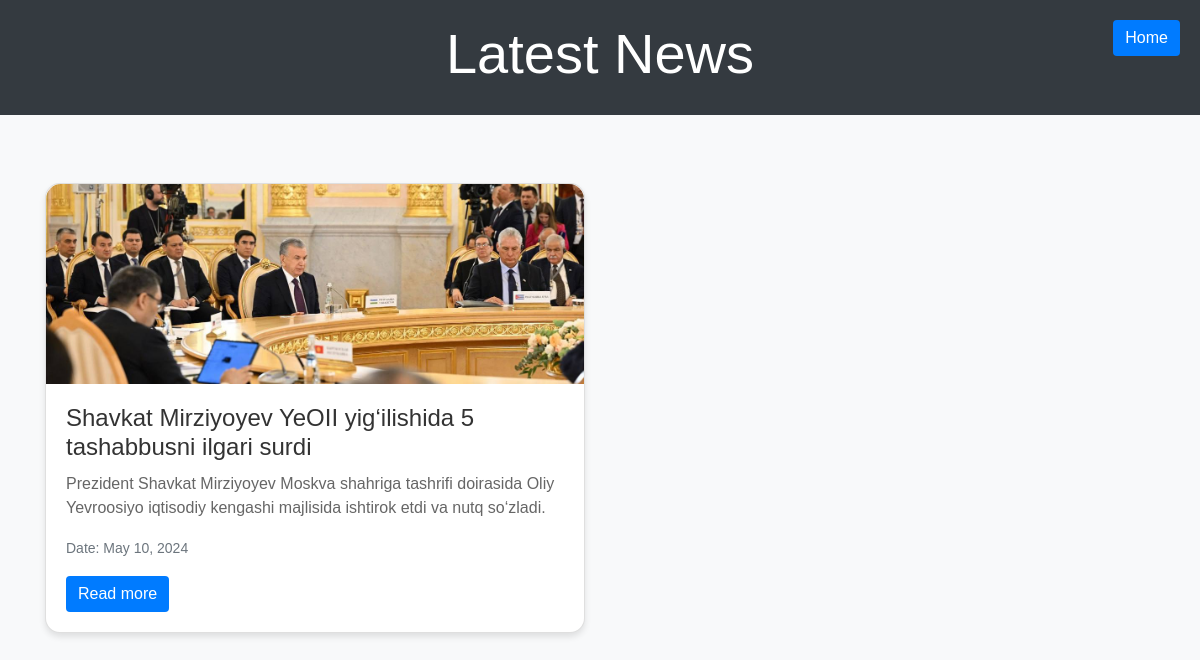
/news/detail/2/, run on the app's committed database.
### news/models.py (models this page shows, shortened)
class News(models.Model):
    title = models.CharField(max_length=200, verbose_name='Title')
    info = models.TextField()
    set_data = models.DateField(auto_now_add=True, verbose_name='Set Date')
    link = models.URLField(verbose_name='Link')
    image = models.ImageField(verbose_name='Image', upload_to='news/')

### news/views.py (the view)
# urls.py: path('detail/<int:pk>/', detail_view, name='detail'),
def detail_view(request, pk):
    news = News.objects.filter(id=pk)
    return render(request, 'detail.html', {'data': news})

### templates/detail.html (shortened to what this page needs)
<!DOCTYPE html>
<html lang="en">
<head>
    <link rel="stylesheet" href="https://stackpath.bootstrapcdn.com/bootstrap/4.5.2/css/bootstrap.min.css">
</head>
<body>
    <header class="text-center">
        <h1 class="display-4">Latest News</h1>
    </header>
    <div class="container mt-4">
        <nav aria-label="breadcrumb">
            <ol class="breadcrumb">
            </ol>
        </nav>
        <div class="row">
            {% for news in data %}
            <div class="col-md-6 mb-4">
                <div class="card">
                    <img src="{{ news.image.url }}" class="card-img-top" alt="{{ news.title }}">
                    <div class="card-body">
                        <h5 class="card-title">{{ news.title }}</h5>
                        <p class="card-text">{{ news.info }}</p>
                        <p class="card-text"><small class="text-muted">Date: {{ news.set_data }}</small></p>
                        <a href="{{ news.link }}" class="btn btn-primary">Read more</a>
                    </div>
                </div>
            </div>
            {% endfor %}
        </div>
    </div>
    <a href="{% url 'home' %}" class="btn btn-primary btn-home">Home</a>
</body>
</html>

### templates/detail.html (style rules this page uses)
body { font-family: Arial, sans-serif; background-color: #f8f9fa; margin: 0; padding: 0; }
header { background-color: #343a40; color: #fff; padding: 20px 0; }
.breadcrumb { background-color: transparent; font-size: 18px; margin-bottom: 20px; }
.card { border-radius: 15px; box-shadow: 0 4px 6px rgba(0, 0, 0, 0.1); transition: all 0.3s ease; height: 100%; }
.card-img-top { border-top-left-radius: 15px; border-top-right-radius: 15px; height: 200px; object-fit: cover; }
.card-body { padding: 20px; height: 100%; }
.card-title { font-size: 24px; color: #333; margin-bottom: 10px; }
.card-text { color: #666; }
.text-muted { font-size: 14px; }
.btn-primary { background-color: #007bff; border: none; }
.btn-home { position: absolute; top: 20px; right: 20px; }

### data on the page
News: image (picture), title "Shavkat Mirziyoyev YeOII yig‘ilishida 5 tashabbusni ilgari surdi", info "Prezident Shavkat Mirziyoyev Moskva shahriga tashrifi doirasida Oliy Yevroosiyo iqtisodiy kengashi majlisida ishtirok etdi va nutq so‘zladi.", set_data "May 10, 2024"
